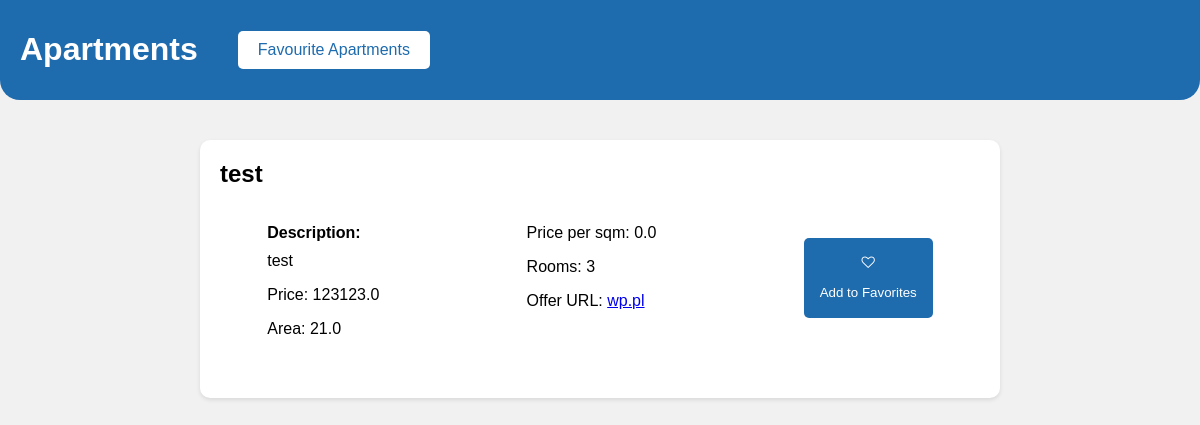
/, run on an earlier commit of the app's database.
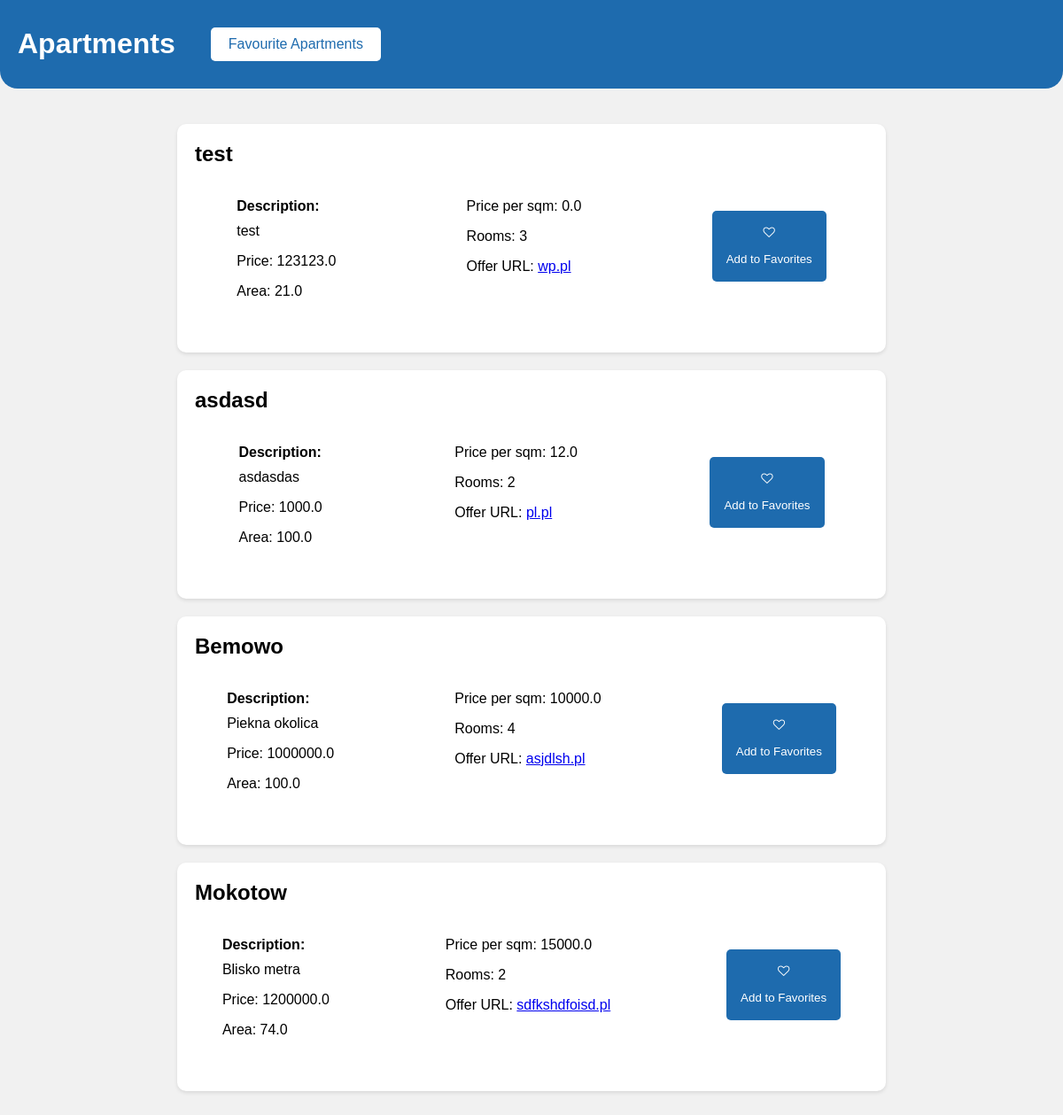
And on a later commit of the database.
### apartments/models.py (models this page shows, shortened)
class Apartment(models.Model):
    apartament_id = models.TextField(default="", unique=True)
    place = models.TextField(default="")
    description = models.TextField(default="")
    price = models.FloatField(default=0.0)
    area = models.FloatField(default=0.0)
    price_per_m = models.FloatField(default=0.0)
    rooms = models.TextField(default="")
    offer_url = models.TextField(default="")

### apartments/views.py (the view)
# urls.py: path('', views.hello_word_view, name=''),
def hello_word_view(request):
    apartments = Apartment.objects.all()
    return render(request, "apartments/index.html", {
        "apartments": apartments
    })

### apartments/templates/apartments/index.html (shortened to what this page needs)
<!DOCTYPE html>
<html>
<head>
     <link rel="stylesheet" href="https://cdnjs.cloudflare.com/ajax/libs/font-awesome/4.7.0/css/font-awesome.min.css">
</head>
<body >
    <div class="header">
        <h1>Apartments</h1>
        <div class="navigation">
            <a href="{% url 'favourites' %}">Favourite Apartments</a>
        </div>
    </div>
    <div class="container">
        {% if apartments %}
            {% for apartment in apartments %}
                <div class="apartment">
                    <h2>{{ apartment.place }}</h2>
                    <div class="card-container">
                        <div>
                            <span><p class="property">Description:</p> {{ apartment.description }}</span>
                            <p>Price: {{ apartment.price }}</p>
                            <p>Area: {{ apartment.area }}</p>
                        </div>
                        <div>
                            <p>Price per sqm: {{ apartment.price_per_m }}</p>
                            <p>Rooms: {{ apartment.rooms }}</p>
                            <p>Offer URL: <a href="{{ apartment.offer_url }}">{{ apartment.offer_url }}</a></p>
                        </div>
                        <div class="button-container">
                            <button class="favorite-btn" onclick="addToFavorites('{{ apartment.apartament_id }}')">
                                <span class="fa fa-heart-o"></span>
                                <br>
                                <br>
                                <span>
                                    Add to Favorites
                                </span>
                            </button>
                        </div>
                    </div>
                </div>
            {% endfor %}
        {% else %}
            <p>No apartments found.</p>
        {% endif %}
    </div>
</body>
</html>

What changed in the data, as far as the page shows it:
added Apartment: place "asdasd", description "asdasdas", price "1000.0", area "100.0", price_per_m "12.0", rooms "2", offer_url "pl.pl"
added Apartment: place "Bemowo", description "Piekna okolica", price "1000000.0", area "100.0", price_per_m "10000.0", rooms "4", offer_url "asjdlsh.pl"
added Apartment: place "Mokotow", description "Blisko metra", price "1200000.0", area "74.0", price_per_m "15000.0", rooms "2", offer_url "sdfkshdfoisd.pl"
